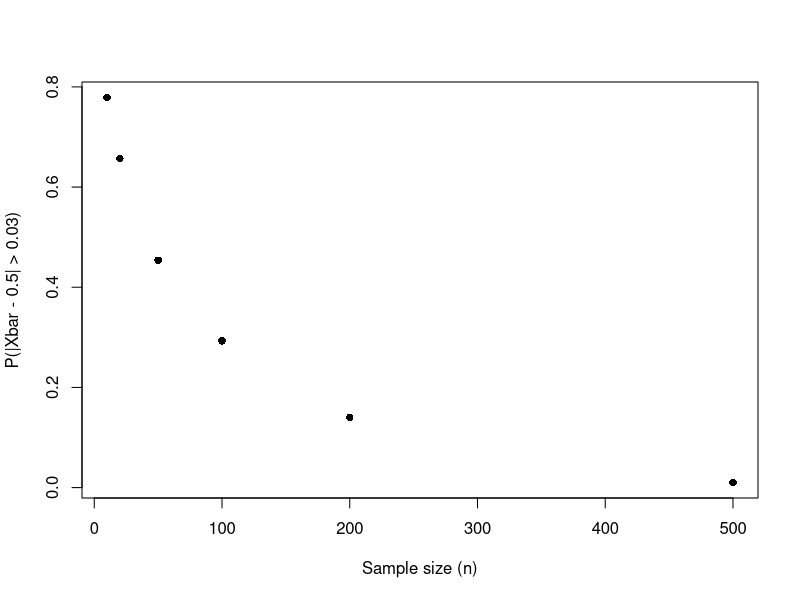
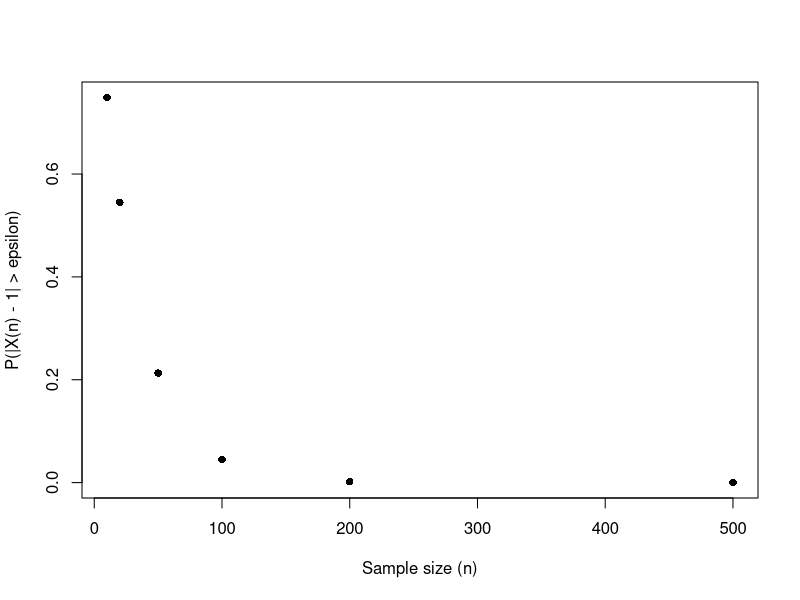

The R source for these figures, in order:
## ---- chunk 1
set.seed(23)

n <- 20
nsim <- 1000
means <- rep(NA, nsim)

for(j in 1:nsim){
  x <- runif(n)
  means[j] <- mean(x)
}

mean(abs(means - 0.5) > 0.03)
## ---- chunk 2
set.seed(23)

ns <- c(10, 20, 50, 100, 200, 500)
res <- rep(NA, length(ns))
nsim <- 1000

for(i in 1:length(ns)){
  n <- ns[i]
  means <- rep(NA, nsim)

  for(j in 1:nsim){
    x <- runif(n)
    means[j] <- mean(x)
  }
  
  res[i] <- mean(abs(means - 0.5) > 0.03)
}

plot(ns, res, xlab = "Sample size (n)", ylab = "P(|Xbar - 0.5| > 0.03)",
     pch = 16)
## ---- chunk 3
set.seed(23)

ns <- c(10, 20, 50, 100, 200, 500)
res <- rep(NA, length(ns))
nsim <- 1000
epsilon <- 0.03

for(i in 1:length(ns)){
  n <- ns[i]
  maxes <- rep(NA, nsim)

  for(j in 1:nsim){
    x <- runif(n)
    maxes[j] <- max(x)
  }
  
  res[i] <- mean(abs(maxes - 1) > epsilon)
}

plot(ns, res, xlab = "Sample size (n)", 
     ylab = "P(|X(n) - 1| > epsilon)", pch=16)
